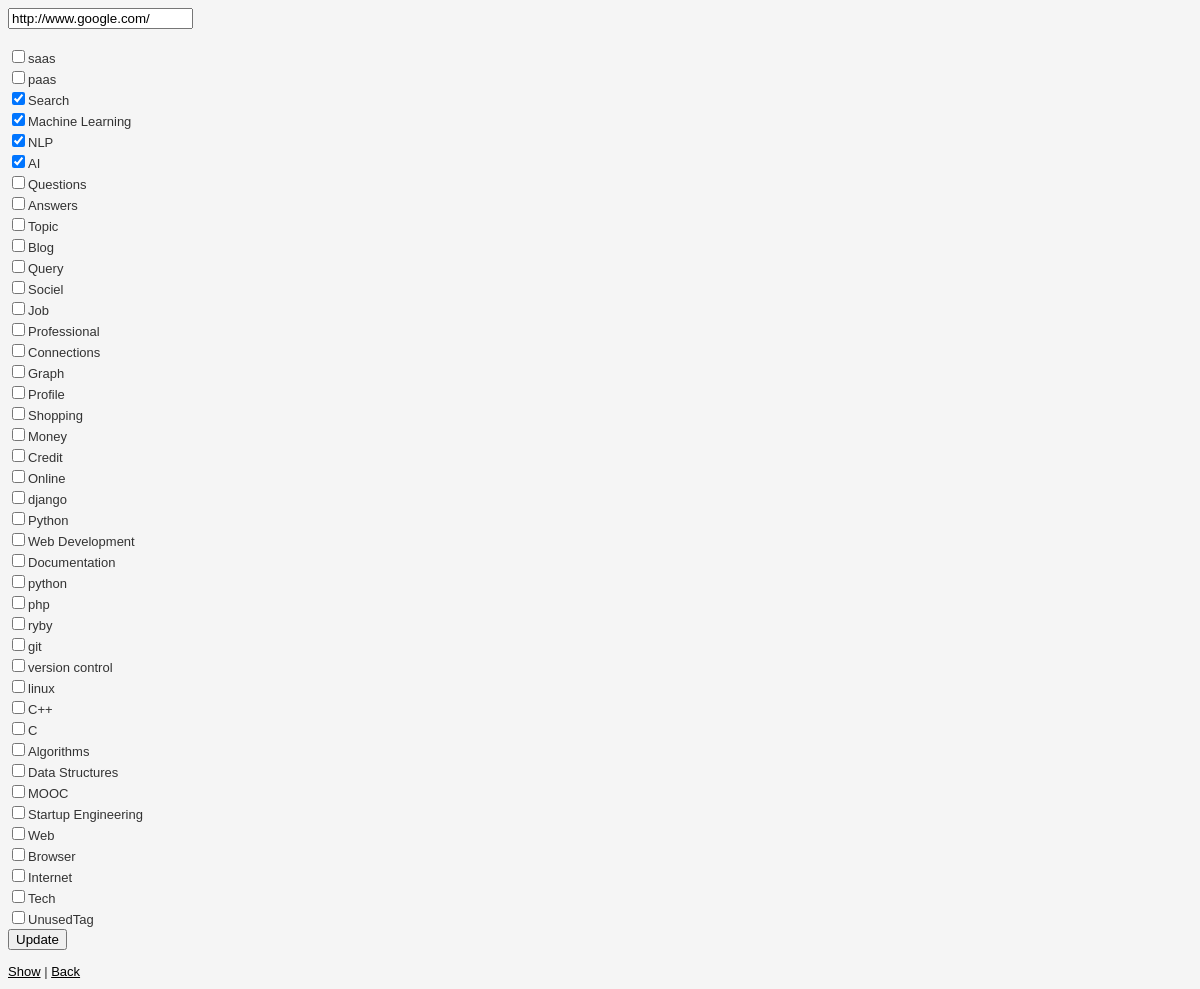
The page /bookmark/17/edit on the database its author committed.
### bookmark/models.py (models this page shows, shortened)
@python_2_unicode_compatible
class t_url(models.Model):
	URLID= models.AutoField(primary_key=True)
	URL = models.CharField(max_length=1000)

@python_2_unicode_compatible
class t_tag(models.Model):
	TagID = models.AutoField(primary_key=True)
	Tag = models.CharField(max_length=100)
	def __str__(self):
		return str(self.TagID)

### bookmark/views.py (the view)
# urls.py: url(r'^bookmark/(?P<url_id>[0-9]+)/edit$', views.editURL, name='editURL'),
def editURL(request, url_id):
	tag_list =  t_tag.objects.all()
	url_list = t_url.objects.filter(URLID=url_id)
	if (len(url_list) < 1):
		raise Http404("Page not found")
	tag_associated_list = t_url_tag.objects.filter(URLID=url_id)
	for url_row in url_list:
		url = str(url_row.URL)
	print url
	TagIDList = []
	for tag_row in tag_associated_list:
		TagID = int(str(tag_row.TAGID))
		TagIDList.append(TagID)
	print TagIDList
	context = {
		'TagIDList':TagIDList,
		'tag_list':tag_list,
		'URL':url,
		'URLID':url_id,
		'tag_associated_list':tag_associated_list,
	}
	return render(request, 'bookmark/editURL.html', context)

### bookmark/templates/bookmark/editURL.html (shortened to what this page needs)
{% load staticfiles %}
<link rel="stylesheet" type="text/css" href="{% static 'bookmark/style.css' %}" />
 <body>
<form class="form-inline" action="../updateBookmarkAndShow/{{URLID}}/" method="POST">
  <div class="form-group ">
    <input type="text" class="form-control col-sm-8" id="inputString" name="updatedURL" value={{URL}} placeholder="URL here">
    <br/><br/>
    {% for tagRow in tag_list%}
    	<input type="checkbox" {% if tagRow.TagID in TagIDList%} checked="checked" {% endif %} name="selectedIds[]" value="{{tagRow.TagID}}">{{tagRow.Tag}}<br/>
    	{% endfor%}
  </div>
  <button type="submit" class="btn btn-default">Update</button>
</form>
<a href="../{{URLID}}">Show</a> | <a href="../../">Back</a>
</body>

### bookmark/static/bookmark/style.css (style rules this page uses)
body { background-color: #fff; color: #333; font-family: verdana, arial, helvetica, sans-serif; font-size: 13px; line-height: 18px }
a { color: #000 }
body { background: #f5f5f5; }

### rows shown on the page
t_url: updatedURL "http://www.google.com/"
t_tag: Tag "saas"
t_tag: Tag "paas"
t_tag: TagID "☑", Tag "Search"
t_tag: TagID "☑", Tag "Machine Learning"
t_tag: TagID "☑", Tag "NLP"
t_tag: TagID "☑", Tag "AI"
t_tag: Tag "Questions"
t_tag: Tag "Answers"
t_tag: Tag "Topic"
t_tag: Tag "Blog"
t_tag: Tag "Query"
t_tag: Tag "Sociel"
t_tag: Tag "Job"
t_tag: Tag "Professional"
t_tag: Tag "Connections"
t_tag: Tag "Graph"
t_tag: Tag "Profile"
t_tag: Tag "Shopping"
t_tag: Tag "Money"
t_tag: Tag "Credit"
t_tag: Tag "Online"
t_tag: Tag "django"
t_tag: Tag "Python"
t_tag: Tag "Web Development"
t_tag: Tag "Documentation"
t_tag: Tag "python"
t_tag: Tag "php"
t_tag: Tag "ryby"
t_tag: Tag "git"
t_tag: Tag "version control"
t_tag: Tag "linux"
t_tag: Tag "C++"
t_tag: Tag "C"
t_tag: Tag "Algorithms"
t_tag: Tag "Data Structures"
t_tag: Tag "MOOC"
t_tag: Tag "Startup Engineering"
t_tag: Tag "Web"
t_tag: Tag "Browser"
t_tag: Tag "Internet"
t_tag: Tag "Tech"
t_tag: Tag "UnusedTag"
